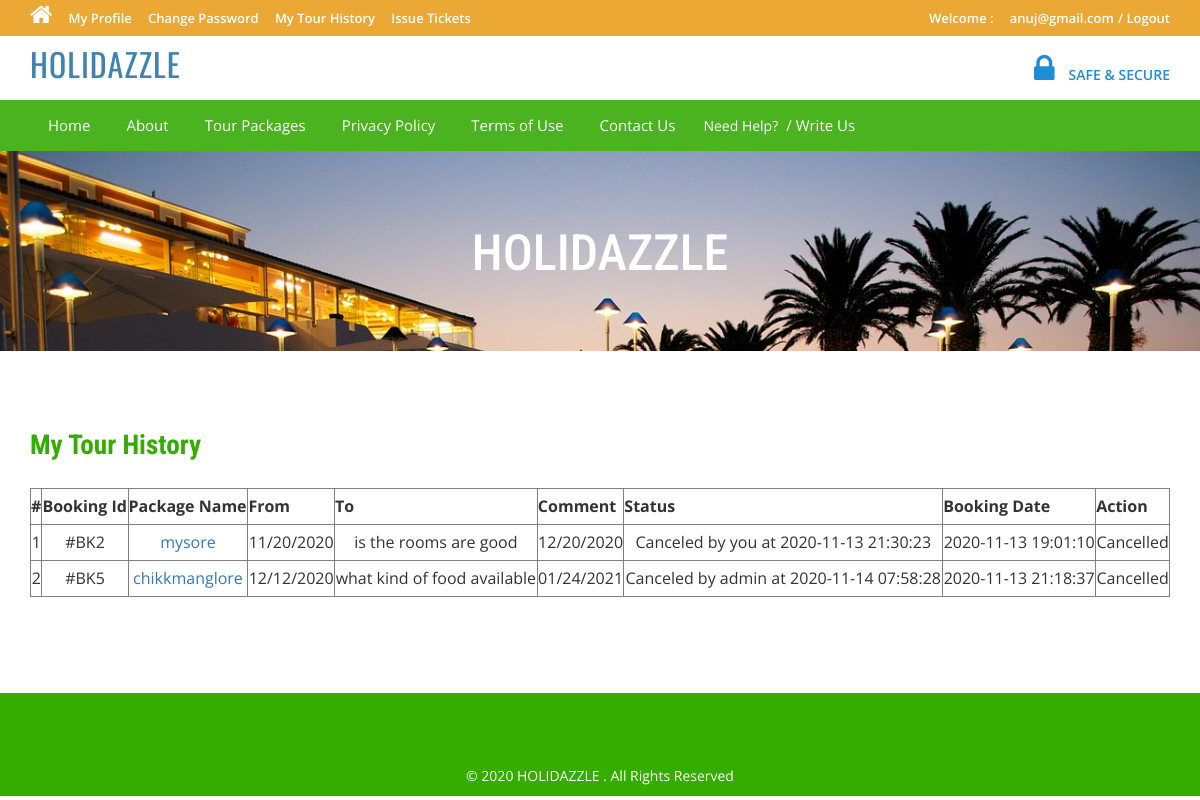
Page /tms/tour-history.php (signed in) on the committed database.
### tables this page shows
CREATE TABLE `tblbooking` (
  `BookingId` int(11) NOT NULL,
  `PackageId` int(11) DEFAULT NULL,
  `UserEmail` varchar(100) DEFAULT NULL,
  `FromDate` varchar(100) DEFAULT NULL,
  `ToDate` varchar(100) DEFAULT NULL,
  `Comment` mediumtext DEFAULT NULL,
  `RegDate` timestamp NULL DEFAULT current_timestamp(),
  `status` int(11) DEFAULT NULL,
  `CancelledBy` varchar(5) DEFAULT NULL,
  `UpdationDate` timestamp NULL DEFAULT NULL ON UPDATE current_timestamp()
);

CREATE TABLE `tbltourpackages` (
  `PackageId` int(11) NOT NULL,
  `PackageName` varchar(200) DEFAULT NULL,
  `PackageType` varchar(150) DEFAULT NULL,
  `PackageLocation` varchar(100) DEFAULT NULL,
  `PackagePrice` int(11) DEFAULT NULL,
  `PackageFetures` varchar(255) DEFAULT NULL,
  `PackageDetails` mediumtext DEFAULT NULL,
  `PackageImage` varchar(100) DEFAULT NULL,
  `Creationdate` timestamp NULL DEFAULT current_timestamp(),
  `UpdationDate` timestamp NULL DEFAULT NULL ON UPDATE current_timestamp()
);

### tms/tour-history.php (the view, shortened to what this page needs)
<?php
include('includes/config.php');
if(strlen($_SESSION['login'])==0)
	{
header('location:index.php');
}
else{
?>
<!DOCTYPE HTML>
<html>
<head>
<link href="css/bootstrap.css" rel='stylesheet' type='text/css' />
<link href="css/style.css" rel='stylesheet' type='text/css' />
<link href="css/font-awesome.css" rel="stylesheet">
<link href="css/animate.css" rel="stylesheet" type="text/css" media="all">
</head>
<body>
<div class="top-header">
<?php include('includes/header.php');?>
<div class="banner-1 ">
	<div class="container">
		<h1 class="wow zoomIn animated animated" data-wow-delay=".5s" style="visibility: visible; animation-delay: 0.5s; animation-name: zoomIn;">HOLIDAZZLE</h1>
	</div>
</div>
<div class="privacy">
	<div class="container">
		<h3 class="wow fadeInDown animated animated" data-wow-delay=".5s" style="visibility: visible; animation-delay: 0.5s; animation-name: fadeInDown;">My Tour History</h3>
		<form name="chngpwd" method="post" onSubmit="return valid();">
	<p>
	<table border="1" width="100%">
<tr align="center">
<th>#</th>
<th>Booking Id</th>
<th>Package Name</th>
<th>From</th>
<th>To</th>
<th>Comment</th>
<th>Status</th>
<th>Booking Date</th>
<th>Action</th>
</tr>
<?php
$uemail=$_SESSION['login'];;
$sql = "SELECT tblbooking.BookingId as bookid,tblbooking.PackageId as pkgid,tbltourpackages.PackageName as packagename,tblbooking.FromDate as fromdate,tblbooking.ToDate as todate,tblbooking.Comment as comment,tblbooking.status as status,tblbooking.RegDate as regdate,tblbooking.CancelledBy as cancelby,tblbooking.UpdationDate as upddate from tblbooking join tbltourpackages on tbltourpackages.PackageId=tblbooking.PackageId where UserEmail=:uemail";
$query = $dbh->prepare($sql);
$query -> bindParam(':uemail', $uemail, PDO::PARAM_STR);
$query->execute();
$results=$query->fetchAll(PDO::FETCH_OBJ);
$cnt=1;
if($query->rowCount() > 0)
{
foreach($results as $result)
{	?>
<tr align="center">
<td><?php echo htmlentities($cnt);?></td>
<td>#BK<?php echo htmlentities($result->bookid);?></td>
<td><a href="package-details.php?pkgid=<?php echo htmlentities($result->pkgid);?>"><?php echo htmlentities($result->packagename);?></a></td>
<td><?php echo htmlentities($result->fromdate);?></td>
<td><?php echo htmlentities($result->todate);?></td>
<td><?php echo htmlentities($result->comment);?></td>
<td><?php if($result->status==0)
{
echo "Pending";
}
if($result->status==2 and  $result->cancelby=='u')
{
echo "Canceled by you at " .$result->upddate;
}
if($result->status==2 and $result->cancelby=='a')
{
echo "Canceled by admin at " .$result->upddate;
}
?></td>
<td><?php echo htmlentities($result->regdate);?></td>
<?php if($result->status==2)
{
	?><td>Cancelled</td>
<?php } else {?>
<td><a href="tour-history.php?bkid=<?php echo htmlentities($result->bookid);?>" onclick="return confirm('Do you really want to cancel booking')" >Cancel</a></td>
<?php }?>
</tr>
<?php $cnt=$cnt+1; }} ?>
	</table>
			</p>
			</form>
	</div>
</div>
<?php include('includes/footer.php');?>
</body>
</html>
<?php } ?>

### tms/css/style.css (style rules this page uses)
html, body { font-size: 100%; background: #fff; font-family: 'Open Sans', sans-serif; }
body a,.grid_1,plan_1,plan_1.one,plan_1.two,i.icon1, i.icon2, i.icon3, i.icon4, i.icon5, i.icon6 { transition:0.5s all; -webkit-transition:0.5s all; -moz-transition:0.5s all; -o-transition:0.5s all; -ms-transition:0.5s all; }
h1,h2,h3,h4,h5,h6 { margin:0; font-family: 'Roboto Condensed', sans-serif; }
p { margin:0; }
.top-header { background-color: #eba834; border-bottom: 0 none; height: 36px; line-height: 35px; }
.banner-1 { background: url(../images/6.jpg)no-repeat; background-size: cover; -webkit-background-size: cover; -o-background-size: cover; -ms-background-size: cover; -moz-background-size: cover; min-height:200px; }
.banner-1 h1 { font-size: 50px; margin-bottom: 40px; padding: 1.5em 0 0; text-align: center; color: #ffffff; }
.privacy h3 { color: #34AD00; font-size: 1.7em; font-weight: 700; margin-bottom: 1em; }
.privacy { padding: 5em 0; }
.privacy p { font-size: 1em; line-height: 1.8em; color: #999; margin: 1em 0; }

### rows in the picture
tblbooking: BookingId "2", PackageId.PackageName "mysore", FromDate "11/20/2020", ToDate "is the rooms are good", Comment "12/20/2020", UpdationDate "2020-11-13 21:30:23", RegDate "2020-11-13 19:01:10", status "Cancelled"
tblbooking: BookingId "5", PackageId.PackageName "chikkmanglore", FromDate "12/12/2020", ToDate "what kind of food available", Comment "01/24/2021", UpdationDate "2020-11-14 07:58:28", RegDate "2020-11-13 21:18:37", status "Cancelled"

### other values in the picture
$_SESSION['login'] "anuj@gmail.com"
